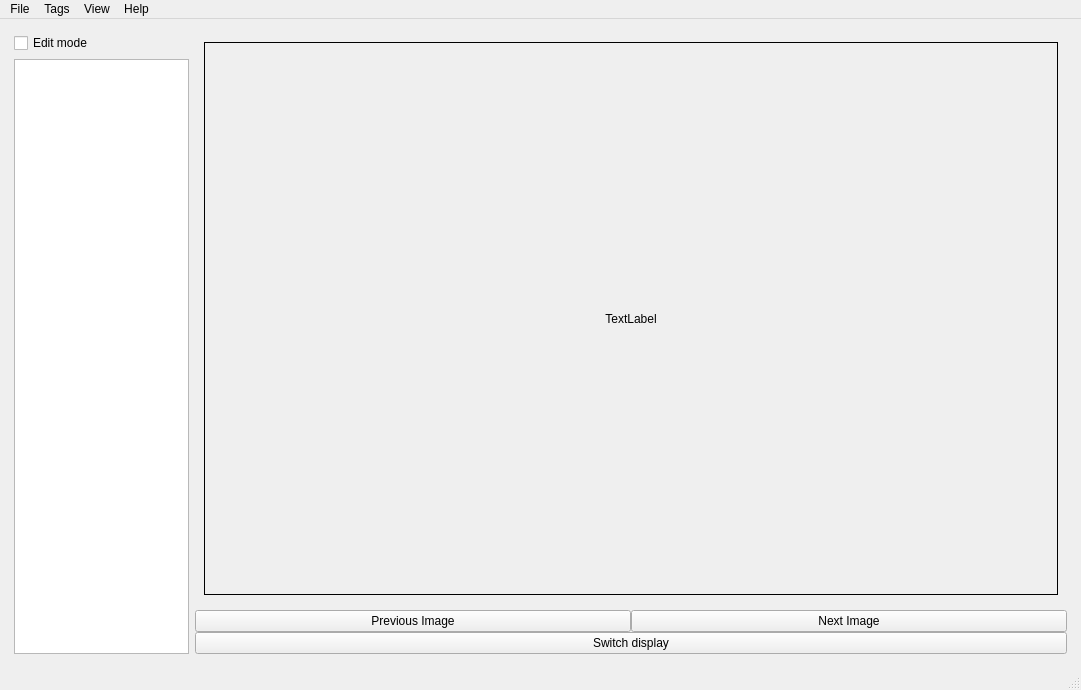
<?xml version="1.0" encoding="UTF-8"?>
<ui version="4.0">
 <class>MainWindow</class>
 <widget class="QMainWindow" name="MainWindow">
  <property name="geometry">
   <rect>
    <x>0</x>
    <y>0</y>
    <width>1081</width>
    <height>690</height>
   </rect>
  </property>
  <property name="windowTitle">
   <string>MainWindow</string>
  </property>
  <widget class="QWidget" name="centralwidget">
   <layout class="QGridLayout" name="gridLayout">
    <item row="0" column="0">
     <layout class="QHBoxLayout" name="horizontalLayout">
      <property name="leftMargin">
       <number>5</number>
      </property>
      <property name="topMargin">
       <number>5</number>
      </property>
      <property name="rightMargin">
       <number>5</number>
      </property>
      <property name="bottomMargin">
       <number>5</number>
      </property>
      <item>
       <layout class="QVBoxLayout" name="verticalLayout_3">
        <item>
         <widget class="QCheckBox" name="tagEditCheck">
          <property name="text">
           <string>Edit mode</string>
          </property>
         </widget>
        </item>
        <item>
         <widget class="QListView" name="tagList">
          <property name="sizePolicy">
           <sizepolicy hsizetype="Fixed" vsizetype="Expanding">
            <horstretch>0</horstretch>
            <verstretch>0</verstretch>
           </sizepolicy>
          </property>
          <property name="maximumSize">
           <size>
            <width>175</width>
            <height>16777215</height>
           </size>
          </property>
         </widget>
        </item>
       </layout>
      </item>
      <item>
       <layout class="QVBoxLayout" name="verticalLayout">
        <item>
         <widget class="QStackedWidget" name="stackedWidget">
          <property name="currentIndex">
           <number>0</number>
          </property>
          <widget class="QWidget" name="pageSingle">
           <property name="sizePolicy">
            <sizepolicy hsizetype="Preferred" vsizetype="Preferred">
             <horstretch>0</horstretch>
             <verstretch>0</verstretch>
            </sizepolicy>
           </property>
           <layout class="QHBoxLayout" name="horizontalLayout_3">
            <item>
             <widget class="QLabel" name="singleImageView">
              <property name="sizePolicy">
               <sizepolicy hsizetype="Ignored" vsizetype="Ignored">
                <horstretch>0</horstretch>
                <verstretch>0</verstretch>
               </sizepolicy>
              </property>
              <property name="frameShape">
               <enum>QFrame::Box</enum>
              </property>
              <property name="text">
               <string>TextLabel</string>
              </property>
              <property name="scaledContents">
               <bool>false</bool>
              </property>
              <property name="alignment">
               <set>Qt::AlignCenter</set>
              </property>
             </widget>
            </item>
           </layout>
          </widget>
          <widget class="QWidget" name="pageAll">
           <layout class="QHBoxLayout" name="horizontalLayout_5">
            <item>
             <widget class="QListWidget" name="allImagesView">
              <property name="minimumSize">
               <size>
                <width>850</width>
                <height>535</height>
               </size>
              </property>
              <property name="dragDropMode">
               <enum>QAbstractItemView::DragOnly</enum>
              </property>
              <property name="selectionMode">
               <enum>QAbstractItemView::ExtendedSelection</enum>
              </property>
              <property name="iconSize">
               <size>
                <width>200</width>
                <height>150</height>
               </size>
              </property>
              <property name="resizeMode">
               <enum>QListView::Adjust</enum>
              </property>
              <property name="gridSize">
               <size>
                <width>200</width>
                <height>200</height>
               </size>
              </property>
              <property name="viewMode">
               <enum>QListView::IconMode</enum>
              </property>
             </widget>
            </item>
           </layout>
          </widget>
         </widget>
        </item>
        <item>
         <layout class="QHBoxLayout" name="horizontalLayout_4">
          <property name="spacing">
           <number>0</number>
          </property>
          <property name="sizeConstraint">
           <enum>QLayout::SetMinimumSize</enum>
          </property>
          <item>
           <layout class="QVBoxLayout" name="verticalLayout_2">
            <item>
             <layout class="QHBoxLayout" name="horizontalLayout_6">
              <item>
               <widget class="QPushButton" name="prevImageButton">
                <property name="text">
                 <string>Previous Image</string>
                </property>
               </widget>
              </item>
              <item>
               <widget class="QPushButton" name="nextImageButton">
                <property name="text">
                 <string>Next Image</string>
                </property>
               </widget>
              </item>
             </layout>
            </item>
            <item>
             <layout class="QHBoxLayout" name="horizontalLayout_7">
              <item>
               <widget class="QPushButton" name="changeDisplayButton">
                <property name="text">
                 <string>Switch display</string>
                </property>
               </widget>
              </item>
             </layout>
            </item>
           </layout>
          </item>
         </layout>
        </item>
       </layout>
      </item>
     </layout>
    </item>
   </layout>
  </widget>
  <widget class="QMenuBar" name="menubar">
   <property name="geometry">
    <rect>
     <x>0</x>
     <y>0</y>
     <width>1081</width>
     <height>21</height>
    </rect>
   </property>
   <widget class="QMenu" name="menuFile">
    <property name="title">
     <string>File</string>
    </property>
    <addaction name="actionNew_database"/>
    <addaction name="actionLoad_database"/>
    <addaction name="actionImport"/>
    <addaction name="actionExit"/>
   </widget>
   <widget class="QMenu" name="menuTags">
    <property name="title">
     <string>Tags</string>
    </property>
   </widget>
   <widget class="QMenu" name="menuView">
    <property name="title">
     <string>View</string>
    </property>
    <addaction name="actionZoom_In"/>
    <addaction name="actionZoom_Out"/>
    <addaction name="separator"/>
    <addaction name="actionFit_to_Window"/>
   </widget>
   <widget class="QMenu" name="menuHelp">
    <property name="title">
     <string>Help</string>
    </property>
    <addaction name="actionAbout"/>
    <addaction name="actionAbout_Qt"/>
   </widget>
   <addaction name="menuFile"/>
   <addaction name="menuTags"/>
   <addaction name="menuView"/>
   <addaction name="menuHelp"/>
  </widget>
  <widget class="QStatusBar" name="statusbar"/>
  <action name="actionLoad_database">
   <property name="text">
    <string>Load database</string>
   </property>
  </action>
  <action name="actionImport">
   <property name="text">
    <string>Import</string>
   </property>
  </action>
  <action name="actionExit">
   <property name="text">
    <string>Exit</string>
   </property>
  </action>
  <action name="actionZoom_In">
   <property name="text">
    <string>Zoom In</string>
   </property>
  </action>
  <action name="actionZoom_Out">
   <property name="text">
    <string>Zoom Out</string>
   </property>
  </action>
  <action name="actionFit_to_Window">
   <property name="text">
    <string>Fit to Window</string>
   </property>
  </action>
  <action name="actionAbout">
   <property name="text">
    <string>About</string>
   </property>
  </action>
  <action name="actionAbout_Qt">
   <property name="text">
    <string>About Qt</string>
   </property>
  </action>
  <action name="actionNew_database">
   <property name="text">
    <string>New database</string>
   </property>
  </action>
 </widget>
 <resources/>
 <connections/>
</ui>
